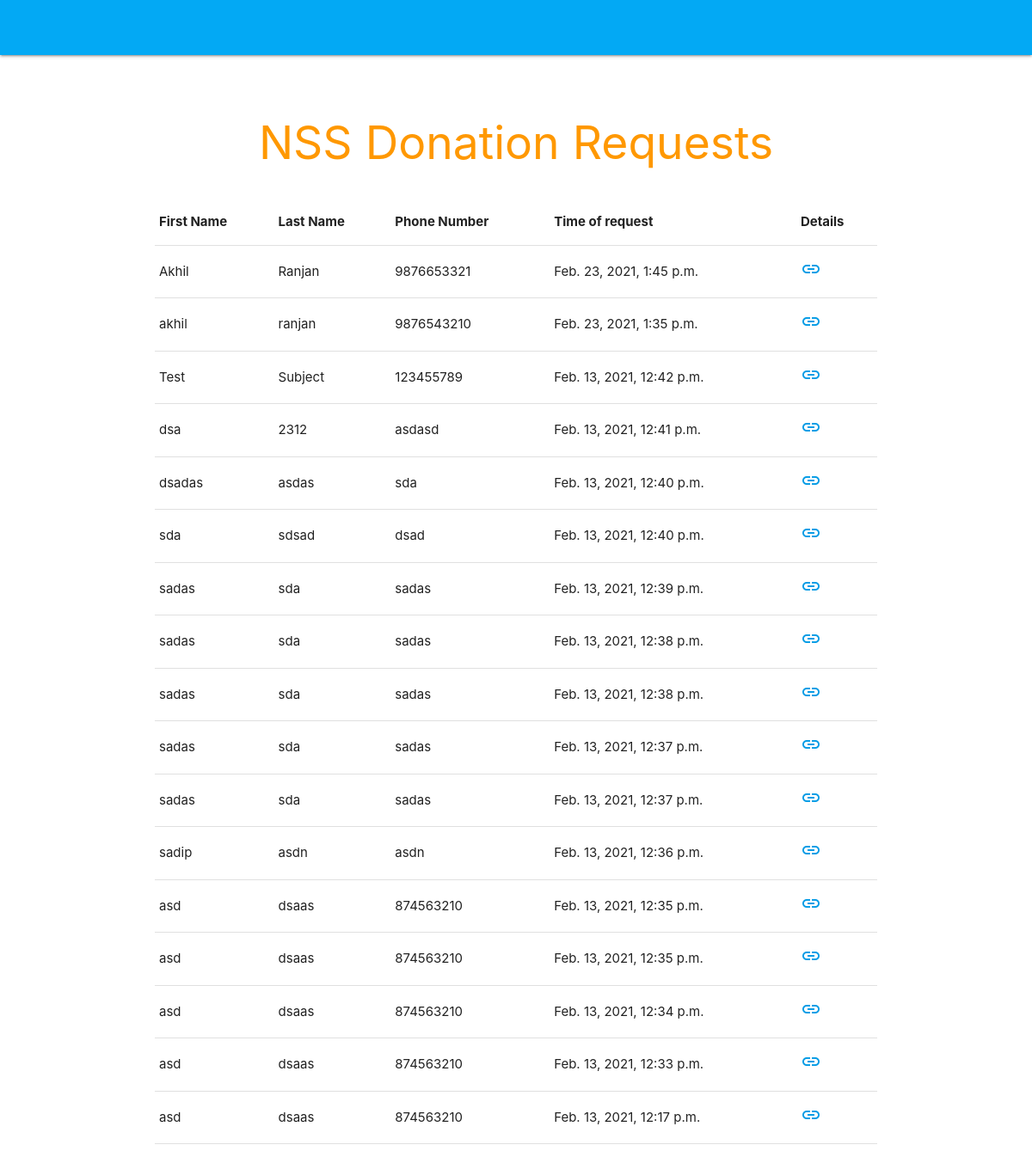
The app's page /list/ (signed in), older data.
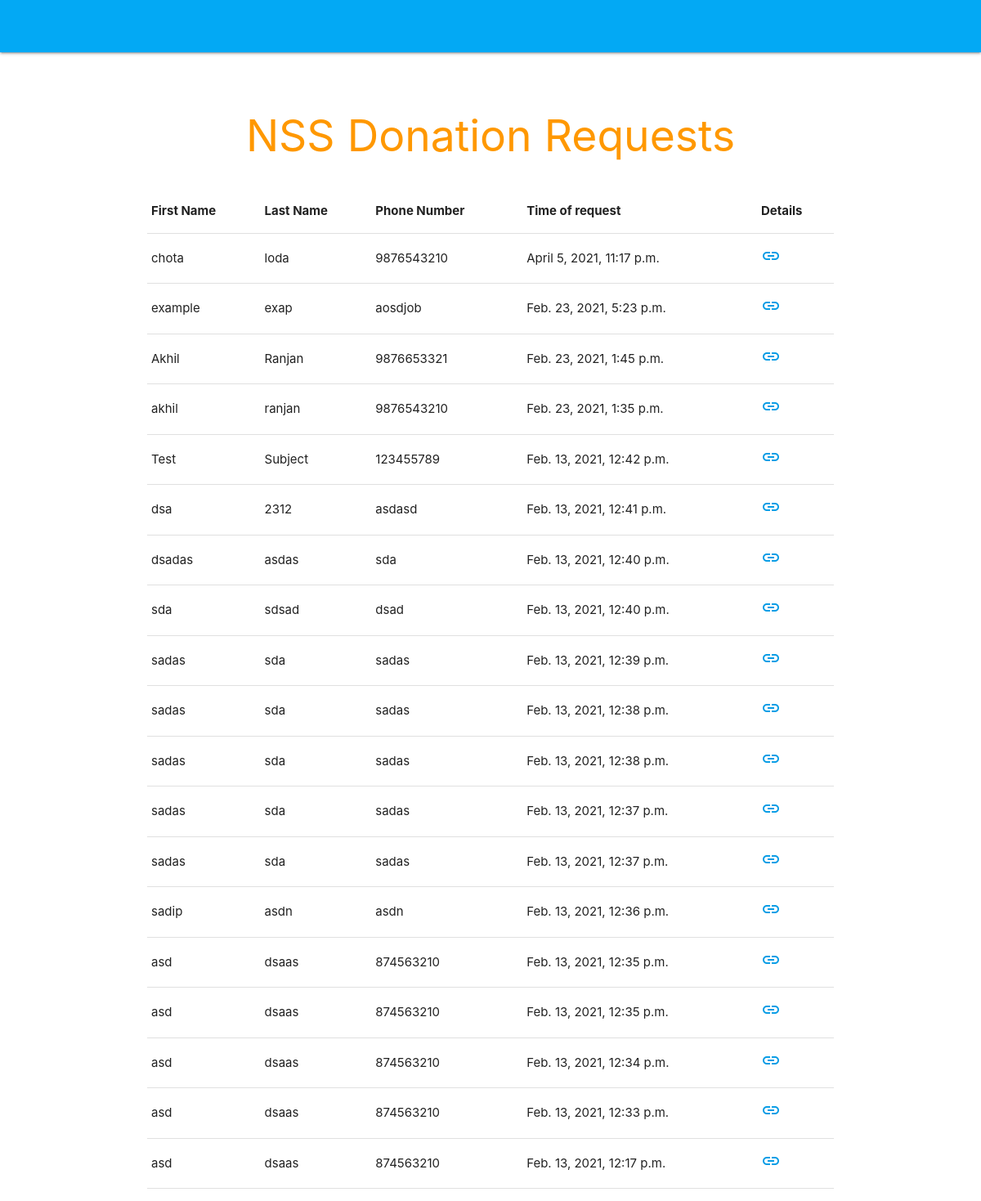
The same page, newer data.
### NSS_site/models.py (models this page shows, shortened)
class DonationRequest(models.Model):
    id_no = models.AutoField(primary_key=True)
    first_name = models.CharField(max_length=50)
    last_name = models.CharField(max_length=50)
    address = models.CharField(max_length=500)
    phone_regex = RegexValidator(regex=r'^\+?1?\d{9,15}$', message="Phone number must be entered in the format: '+999999999'. Up to 15 digits allowed.")
    phone_number = models.CharField(validators=[phone_regex], max_length=17, blank=True) # validators should be a list
    items = models.CharField(max_length=500)
    time_of_request = models.DateTimeField(default=now)

### NSS_site/views.py (the view)
# urls.py: path('list/', views.list, name='list'),
@staff_member_required
def list(request):
    donation_request_list = DonationRequest.objects.order_by('-time_of_request')
    context = {'donation_request_list': donation_request_list }
    return render(request, 'list.html', context)

### templates/list.html (shortened to what this page needs)
<!DOCTYPE html>
<html lang="en">
<head>
    <link rel="stylesheet" href="https://cdnjs.cloudflare.com/ajax/libs/materialize/1.0.0/css/materialize.min.css">
</head>
<body>
    <nav class="light-blue" role="navigation">
        <div class="nav-wrapper container">
        </div>
    </nav>
    <div class="section no-pad-bot" id="index-banner">
        <div class="container">
            <br>
            <h2 class="header center orange-text">NSS Donation Requests</h2>
        </div>
    </div>
    {% if donation_request_list %}
    <div class="section">
        <div class="container">
            <table>
                <thead>
                    <tr>
                        <th>First Name</th>
                        <th>Last Name</th>
                        <th>Phone Number</th>
                        <th>Time of request</th>
                        <th>Details</th>
                    </tr>
                </thead>
                <tbody>
                    {% for request in donation_request_list %}
                    <tr>
                        <td>{{ request.first_name }}</td>
                        <td>{{ request.last_name }}</td>
                        <td>{{ request.phone_number }}</td>
                        <td>{{ request.time_of_request }}</td>
                        <td><a href="/details/{{ request.id_no }}/"><i class="material-icons">insert_link</i></a></td>
                    </tr>
                    {% endfor %}
            </tbody>
            </table>
        </div>
    </div>
    {% endif %}
    {% load static %}
</body>
</html>

Row changes from the older to the newer data that the page shows:
added DonationRequest: first_name "chota", last_name "loda", phone_number "9876543210", time_of_request "April 5, 2021, 11:17 p.m."
added DonationRequest: first_name "example", last_name "exap", phone_number "aosdjob", time_of_request "Feb. 23, 2021, 5:23 p.m."
